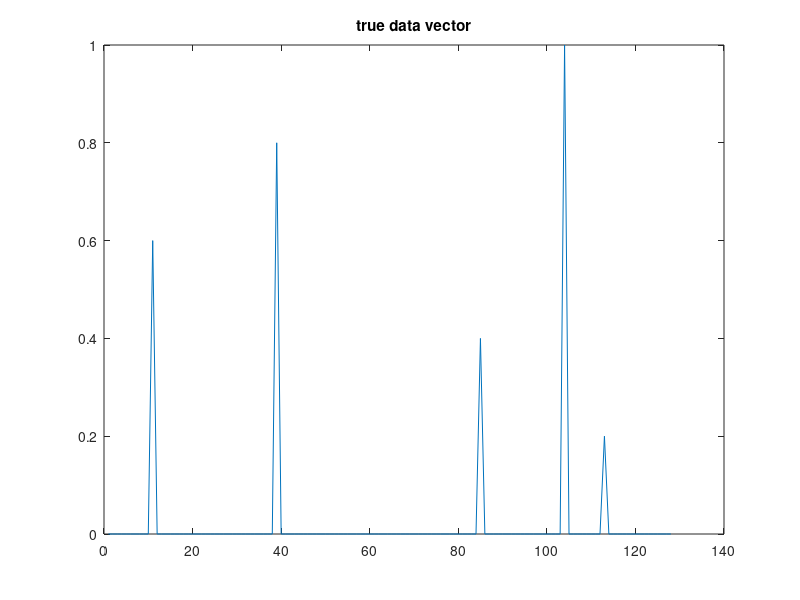
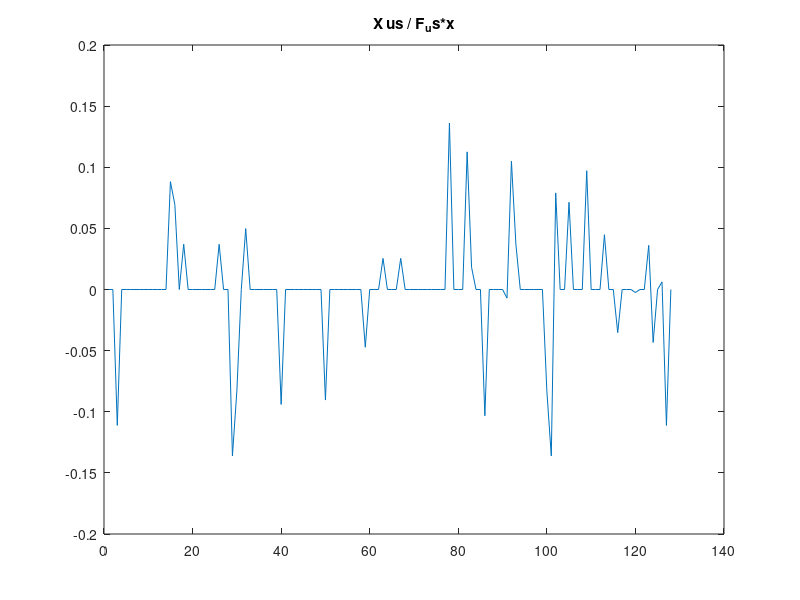

Here is the MATLAB script that generated these plots, in order: (Note: this script raises an error after producing the figures.)
clear all
close all
clc
load("cs.mat")

% Show the sparse data and data mask
figure
plot(x);
title("true data vector")

figure;
plot(real(X_us));
title("X us / F_us*x");

% Create the initial x_est
x_est = zeros(128,1000);

error = double.empty;

step_size = 1;
epsilon = 0.1; % Stop criterion

disp("Initial error:")
disp(norm(F_us*x_est(:,1) - X_us, 2))
best_error = 1000;
k = 1;
max_steps = 1000;
while norm(F_us*x_est(:,k) - X_us, 2) > epsilon && k < max_steps
    % Calculate step size
    step_size = 10/k;

    % Check if the solution is holding to the constraint
    disp(norm(x_est(:,k), 1))
    if norm(x_est(:,k), 1) > 1 + 2*k/max_steps
        nabula = sign(x_est(:,k));
        %nabula = -nabula;
    else
        % Calculate first derivatives (direction)
        nabula = real(2*F_us'*F_us*x_est(:,k) - 2*F_us'*X_us);
        Hessian = real(2*F_us*F_us);
    end

    x_est(:,k+1) = abs(x_est(:,k) - step_size*nabula);
    error = [error; norm(F_us*x_est(:,k) - X_us, 2)];
    
    if error(end) <= best_error
        best_x_est = x_est(:,k);
        best_error = error(end);
    end

    k = k + 1;
end

disp("Final error:") 
disp(norm(F_us*best_x_est - X_us, 2))

disp("Error with true vector")
disp(norm(best_x_est-x,2))

figure;
plot(error)
yscale("log")
title("Error")

figure;
plot(real(best_x_est))
title("x estimated using Newton steps")
